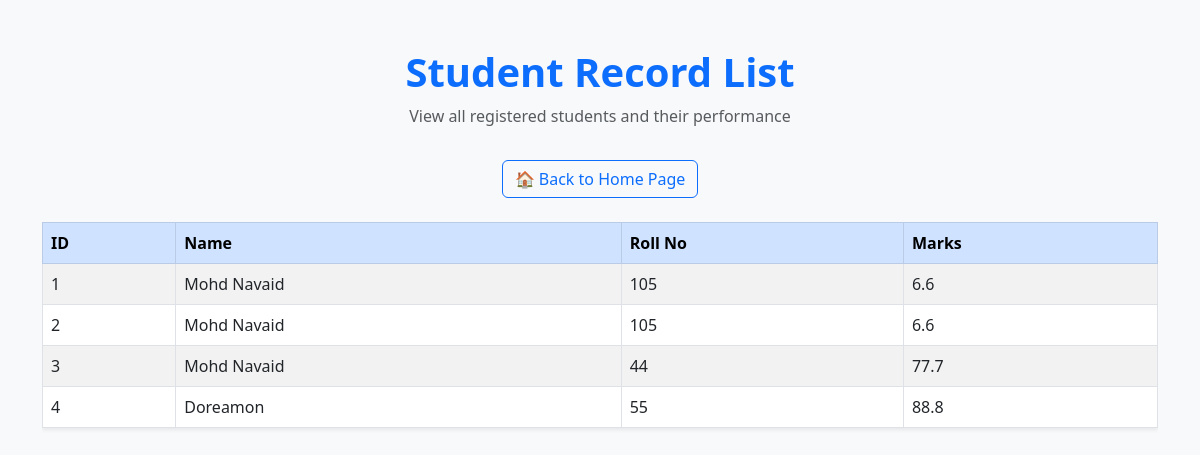
/data/, run on an earlier commit of the app's database.
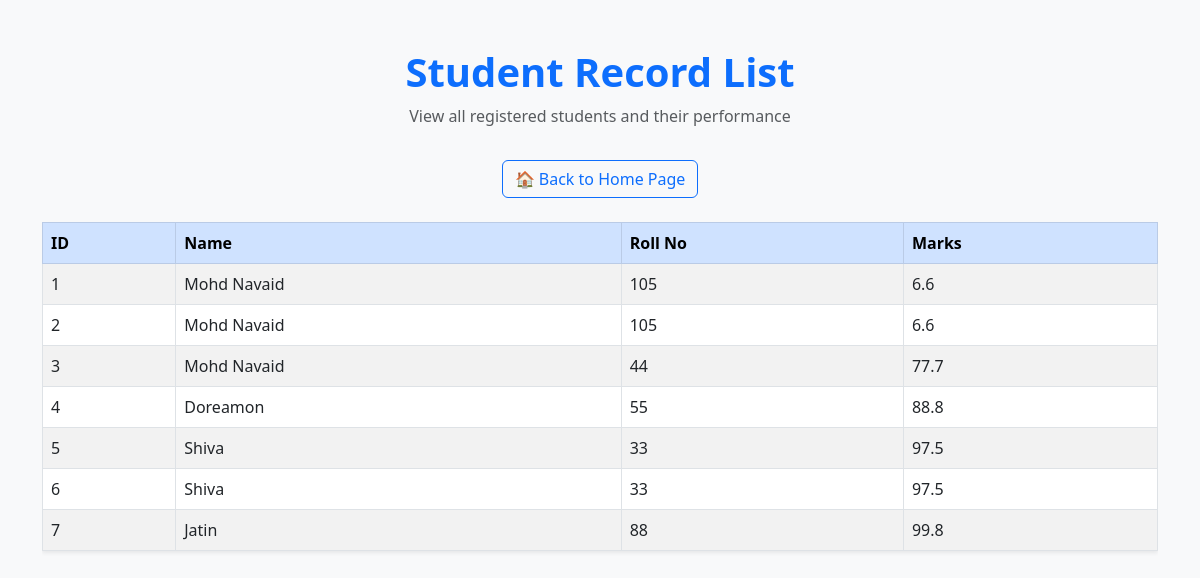
And on a later commit of the database.
### testapp/models.py (models this page shows)
class Student(models.Model):
    name  = models.CharField(max_length=50)
    rollno = models.IntegerField()
    marks = models.FloatField()

### testapp/views.py (the view)
# urls.py: path('data/',views.fetchData_view),
def fetchData_view(request):
    student_list = Student.objects.all() #fetch data from database table
    dict = {'student_list':student_list} #dictionary----> key:value
    return render(request,'testapp/displayStudent.html',dict) #sending data on displayStudent.html file

### templates/testapp/displayStudent.html (shortened to what this page needs)
<!DOCTYPE html>
<html lang="en">
<head>
    <link href="https://cdn.jsdelivr.net/npm/bootstrap@5.3.0/dist/css/bootstrap.min.css" rel="stylesheet">
</head>
<body class="bg-light">
    <div class="container py-5">
        <div class="text-center mb-4">
            <h1 class="text-primary fw-bold">Student Record List</h1>
            <p class="text-muted">View all registered students and their performance</p>
            <a href="/" class="btn btn-outline-primary mt-3">🏠 Back to Home Page</a>
        </div>
        {% if student_list %}
            <div class="table-responsive">
                <table class="table table-striped table-bordered align-middle shadow-sm">
                    <thead class="table-primary">
                        <tr>
                            <th scope="col">ID</th>
                            <th scope="col">Name</th>
                            <th scope="col">Roll No</th>
                            <th scope="col">Marks</th>
                        </tr>
                    </thead>
                    <tbody>
                        {% for student in student_list %}
                        <tr>
                            <td>{{ student.id }}</td>
                            <td>{{ student.name }}</td>
                            <td>{{ student.rollno }}</td>
                            <td>{{ student.marks }}</td>
                        </tr>
                        {% endfor %}
                    </tbody>
                </table>
            </div>
        {% else %}
            <div class="alert alert-warning text-center mt-5" role="alert">
                ⚠️ No student records found!
            </div>
        {% endif %}
    </div>
</body>
</html>

What changed in the data, as far as the page shows it:
added Student: id "5", name "Shiva", rollno "33", marks "97.5"
added Student: id "6", name "Shiva", rollno "33", marks "97.5"
added Student: id "7", name "Jatin", rollno "88", marks "99.8"
